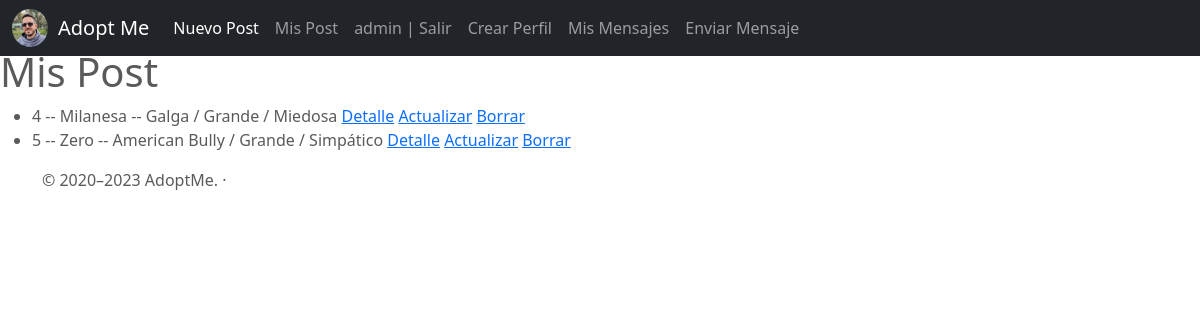
The page /post/list (signed in) on the database as committed earlier.
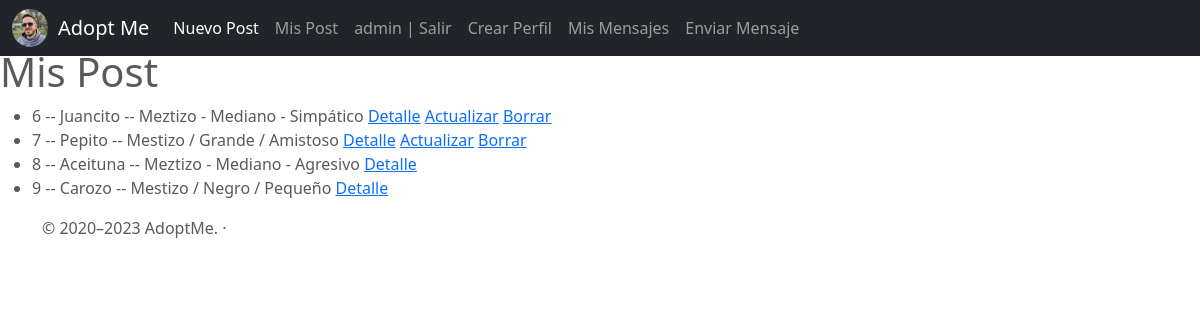
The same page on the database as committed later.
### AdoptMe/models.py (models this page shows)
class Post(models.Model):
    nombre_carousel = models.CharField(max_length=30)
    caracteristicas_carousel = models.CharField(max_length=50)
    nombre = models.CharField(max_length=15)
    caracteristicas = models.CharField(max_length=250)
    editor = models.ForeignKey(to=User, on_delete=models.CASCADE, related_name='editor')
    imagen = models.ImageField(upload_to="posts")
    creado_el = models.DateTimeField(auto_now_add = True)
    def __str__(self):
        return f"{self.id} -- {self.nombre_carousel} -- {self.caracteristicas_carousel}"

### AdoptMe/views.py (the view)
# urls.py: path('post/list', PostList.as_view(), name="post-list"),
class PostList(ListView):
    model = Post
    context_object_name = "posts"

### AdoptMe/templates/AdoptMe/post_list.html (shortened to what this page needs)
{% extends "AdoptMe/base.html" %}
{% block main %}
    <h1>Mis Post</h1>
    <ul>
    {% for post in object_list %}
    <li>
        {{post}}
        <a href="{% url 'post-detail' post.id %}"> Detalle</a>
        {% if user.is_authenticated and post.editor == user %}
            <a href="{% url 'post-update' post.id %}"> Actualizar</a>
            <a href="{% url 'post-delete' post.id %}"> Borrar</a>
        {% endif %}
    </li>
    {% endfor %}
    </ul>
{% endblock %}

Rows that differ between the two databases and show on the page:
removed Post: id+nombre_carousel+caracteristicas_carousel "4 -- Milanesa -- Galga / Grande / Miedosa", shows "Actualizar"
removed Post: id+nombre_carousel+caracteristicas_carousel "5 -- Zero -- American Bully / Grande / Simpático", shows "Actualizar"
added Post: id+nombre_carousel+caracteristicas_carousel "6 -- Juancito -- Meztizo - Mediano - Simpático", shows "Actualizar"
added Post: id+nombre_carousel+caracteristicas_carousel "7 -- Pepito -- Mestizo / Grande / Amistoso", shows "Actualizar"
added Post: id+nombre_carousel+caracteristicas_carousel "8 -- Aceituna -- Meztizo - Mediano - Agresivo"
added Post: id+nombre_carousel+caracteristicas_carousel "9 -- Carozo -- Mestizo / Negro / Pequeño"
